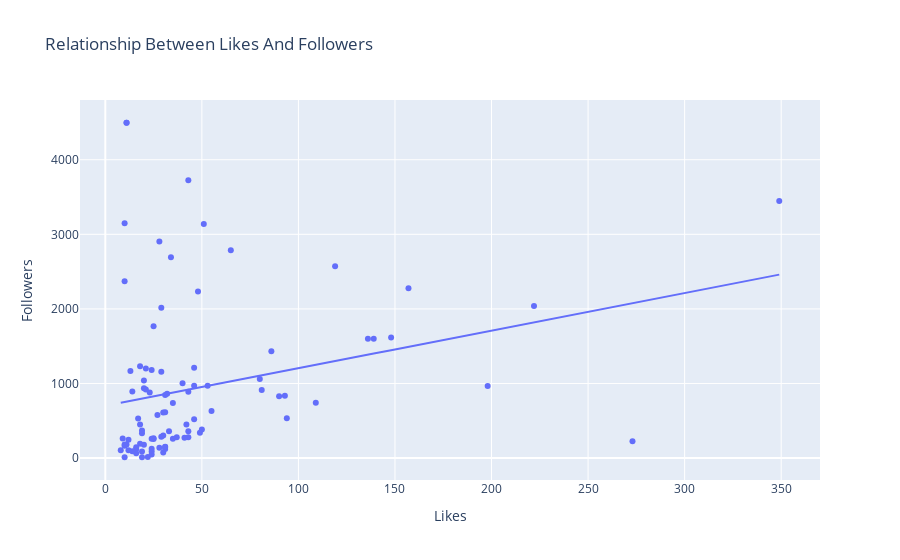

The cell this chart's notebook holds for it:
### Code cell
figure = px.scatter(data_frame = df, x = 'Likes', y = 'Followers', trendline = 'ols', title = 'Relationship Between Likes And Followers')
figure.show()

### Figure 1 — Plotly figure (JSON) as saved in the notebook; plotly's stock layout.template omitted (floating-point values rounded to 4 significant figures)
{"data": [{"hovertemplate": "Likes=%{x}<br>Followers=%{y}<extra></extra>", "legendgroup": "", "marker": {"color": "#636efa", "symbol": "circle"}, "mode": "markers", "name": "", "orientation": "v", "showlegend": false, "type": "scatter", "x": [139, 23, 25, 49, 30, 18, 35, 86, 22, 18, 31, 48, 80, 94, 28, 53, 29, 46, 30, 34, 198, 19, 20, 11, 10, 46, 25, 148, 43, 37, 90, 19, 14, 30, 273, 13, 93, 24, 18, 136, 24, 8, 41, 81, 16, 31, 24, 51, 43, 20, 25, 157, 24, 65, 349, 17, 10, 21, 11, 16, 10, 27, 16, 19, 29, 31, 19, 40, 21, 50, 10, 35, 119, 11, 55, 12, 28, 43, 31, 14, 33, 43, 9, 29, 32, 46, 12, 20, 24, 31, 42, 10, 222, 109], "xaxis": "x", "y": [1600, 880, 255, 340, 304, 1231, 259, 1433, 13, 450, 149, 2232, 1061, 533, 2904, 971, 285, 520, 75, 2691, 966, 334, 1041, 4496, 166, 1211, 265, 1618, 279, 279, 828, 12, 894, 610, 226, 1168, 835, 124, 193, 1600, 258, 105, 273, 914, 118, 122, 1180, 3139, 3725, 935, 1766, 2277, 87, 2785, 3448, 530, 3147, 918, 4496, 145, 11, 577, 66, 89, 2014, 151, 371, 1003, 1200, 383, 2372, 740, 2573, 181, 631, 246, 140, 888, 845, 91, 361, 361, 262, 1158, 863, 971, 106, 179, 49, 614, 450, 182, 2039, 741], "yaxis": "y"}, {"hovertemplate": "<b>OLS trendline</b><br>Followers = 5.0385 * Likes + 701.369<br>R<sup>2</sup>=0.077307<br><br>Likes=%{x}<br>Followers=%{y} <b>(trend)</b><extra></extra>", "legendgroup": "", "marker": {"color": "#636efa", "symbol": "circle"}, "mode": "lines", "name": "", "showlegend": false, "type": "scatter", "x": [8, 9, 10, 10, 10, 10, 10, 11, 11, 11, 12, 12, 13, 14, 14, 16, 16, 16, 17, 18, 18, 18, 19, 19, 19, 19, 20, 20, 20, 21, 21, 22, 23, 24, 24, 24, 24, 24, 25, 25, 25, 27, 28, 28, 29, 29, 29, 30, 30, 30, 31, 31, 31, 31, 31, 32, 33, 34, 35, 35, 37, 40, 41, 42, 43, 43, 43, 43, 46, 46, 46, 48, 49, 50, 51, 53, 55, 65, 80, 81, 86, 90, 93, 94, 109, 119, 136, 139, 148, 157, 198, 222, 273, 349], "xaxis": "x", "y": [741.7, 746.7, 751.8, 751.8, 751.8, 751.8, 751.8, 756.8, 756.8, 756.8, 761.8, 761.8, 766.9, 771.9, 771.9, 782.0, 782.0, 782.0, 787.0, 792.1, 792.1, 792.1, 797.1, 797.1, 797.1, 797.1, 802.1, 802.1, 802.1, 807.2, 807.2, 812.2, 817.3, 822.3, 822.3, 822.3, 822.3, 822.3, 827.3, 827.3, 827.3, 837.4, 842.4, 842.4, 847.5, 847.5, 847.5, 852.5, 852.5, 852.5, 857.6, 857.6, 857.6, 857.6, 857.6, 862.6, 867.6, 872.7, 877.7, 877.7, 887.8, 902.9, 907.9, 913.0, 918.0, 918.0, 918.0, 918.0, 933.1, 933.1, 933.1, 943.2, 948.3, 953.3, 958.3, 968.4, 978.5, 1029.0, 1104.0, 1109.0, 1135.0, 1155.0, 1170.0, 1175.0, 1251.0, 1301.0, 1387.0, 1402.0, 1447.0, 1492.0, 1699.0, 1820.0, 2077.0, 2460.0], "yaxis": "y"}], "layout": {"legend": {"tracegroupgap": 0}, "title": {"text": "Relationship Between Likes And Followers"}, "xaxis": {"anchor": "y", "domain": [0, 1], "title": {"text": "Likes"}}, "yaxis": {"anchor": "x", "domain": [0, 1], "title": {"text": "Followers"}}}}
